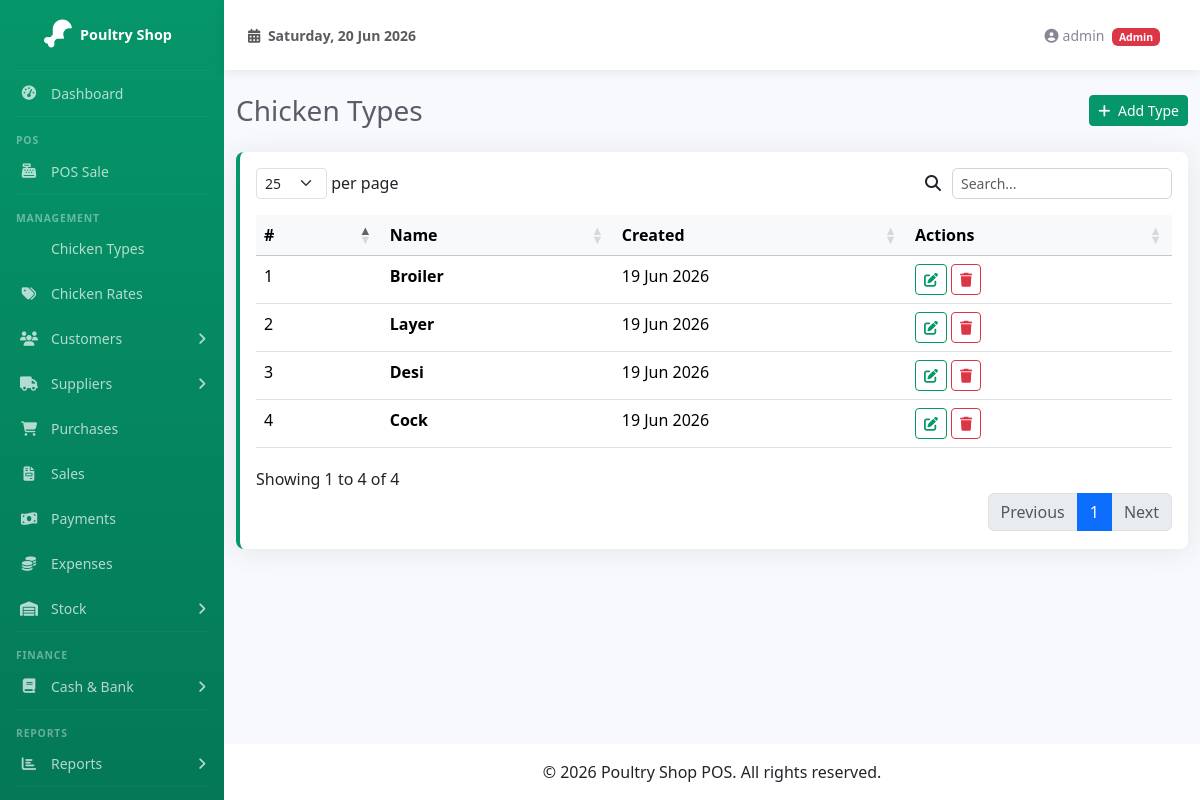
The app's page /chicken_types/index.php (signed in) with its own data.
### tables this page shows
CREATE TABLE IF NOT EXISTS chicken_types (
  id          INT             AUTO_INCREMENT PRIMARY KEY,
  name        VARCHAR(50)     NOT NULL UNIQUE,
  created_at  TIMESTAMP       DEFAULT CURRENT_TIMESTAMP
);

### chicken_types/index.php (the view, shortened to what this page needs)
<?php
$pdo = getDB();
$types = $pdo->query("SELECT * FROM chicken_types ORDER BY name")->fetchAll();
require_once __DIR__ . '/../includes/header.php';
?>
<div class="d-sm-flex align-items-center justify-content-between mb-4">
    <h1 class="h3 mb-0 text-gray-800">Chicken Types</h1>
    <button class="btn btn-primary btn-sm" data-bs-toggle="modal" data-bs-target="#createModal">
        <i class="fas fa-plus me-1"></i> Add Type
    </button>
</div>
<div class="card border-start-primary">
    <div class="card-body">
        <table class="table datatable table-hover">
            <thead class="table-light">
                <tr>
                    <th>#</th>
                    <th>Name</th>
                    <th>Created</th>
                    <th>Actions</th>
                </tr>
            </thead>
            <tbody>
                <?php foreach ($types as $i => $t): ?>
                <tr>
                    <td><?= $t['id'] ?></td>
                    <td class="fw-bold"><?= htmlspecialchars($t['name']) ?></td>
                    <td><?= date('d M Y', strtotime($t['created_at'])) ?></td>
                    <td>
                        <button class="btn btn-sm btn-outline-primary edit-btn"
                            data-id="<?= $t['id'] ?>"
                            data-name="<?= htmlspecialchars($t['name']) ?>"
                            data-bs-toggle="modal" data-bs-target="#editModal">
                            <i class="fas fa-edit"></i>
                        </button>
                        <a href="?delete=<?= $t['id'] ?>" class="btn btn-sm btn-outline-danger btn-delete"
                           data-text="This will delete the chicken type and all related rates.">
                            <i class="fas fa-trash"></i>
                        </a>
                    </td>
                </tr>
                <?php endforeach; ?>
            </tbody>
        </table>
    </div>
</div>
<?php require_once __DIR__ . '/../includes/footer.php'; ?>

### assets/css/sb-admin-custom.css (style rules this page uses)
:root { --primary: #059669; --primary-dark: #047857; --primary-light: #10b981; --primary-50: #ecfdf5; --sidebar-width: 224px; }
* { margin: 0; padding: 0; box-sizing: border-box; }
body { background-color: #f8f9fc; font-family: 'Segoe UI', Tahoma, Geneva, Verdana, sans-serif; }
.card { border: none; border-radius: 0.5rem; box-shadow: 0 0.15rem 1.75rem 0 rgba(58, 59, 69, 0.1); }
.border-start-primary { border-left: 0.25rem solid var(--primary) !important; }
.text-gray-800 { color: #5a5c69 !important; }
.btn-primary { background-color: var(--primary); border-color: var(--primary); }
.btn-outline-primary { color: var(--primary); border-color: var(--primary); }

### records on screen
chicken_types: id "1", name "Broiler", created_at "19 Jun 2026"
chicken_types: id "4", name "Cock", created_at "19 Jun 2026"
chicken_types: id "3", name "Desi", created_at "19 Jun 2026"
chicken_types: id "2", name "Layer", created_at "19 Jun 2026"

### other values on screen
$_SESSION['user_name'] "admin"
$_SESSION['user_role'] "Admin"
